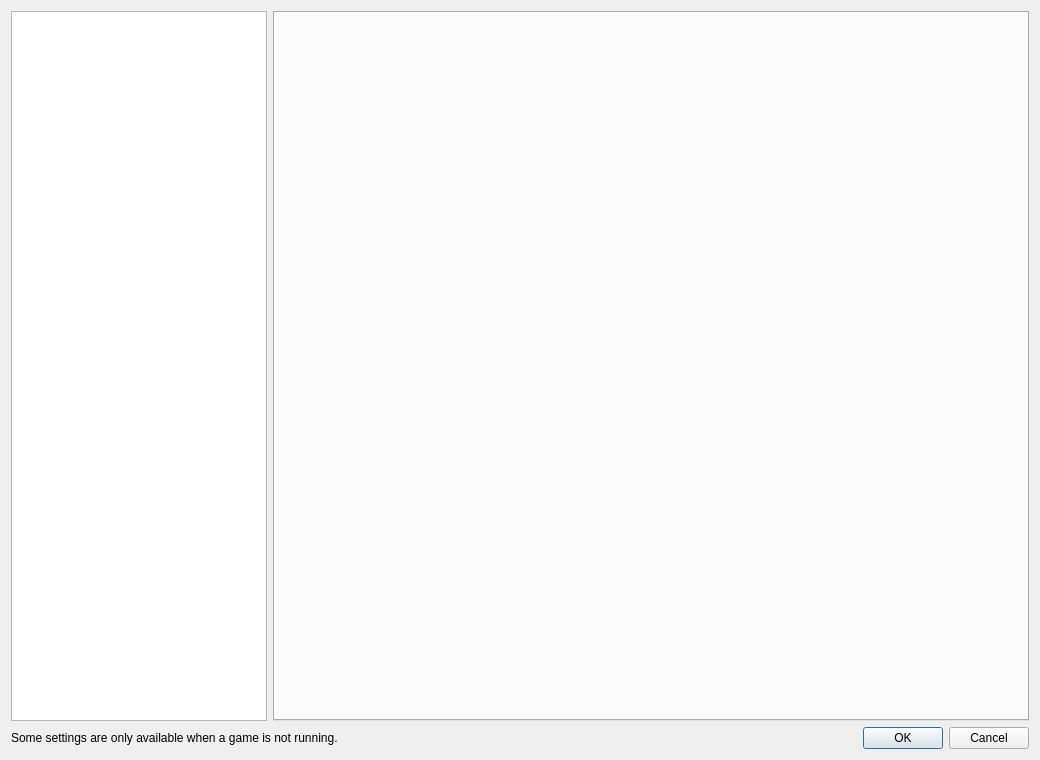
<?xml version="1.0" encoding="UTF-8"?>
<ui version="4.0">
 <class>ConfigureDialog</class>
 <widget class="QDialog" name="ConfigureDialog">
  <property name="geometry">
   <rect>
    <x>0</x>
    <y>0</y>
    <width>1040</width>
    <height>760</height>
   </rect>
  </property>
  <property name="windowTitle">
    <string>Zelnat Configuration</string>
  </property>
  <layout class="QVBoxLayout" name="verticalLayout">
   <item>
    <layout class="QHBoxLayout" name="horizontalLayout">
     <item>
      <widget class="QListWidget" name="selectorList">
       <property name="sizePolicy">
        <sizepolicy hsizetype="Fixed" vsizetype="Expanding">
         <horstretch>0</horstretch>
         <verstretch>0</verstretch>
        </sizepolicy>
       </property>
      </widget>
     </item>
     <item>
      <widget class="QTabWidget" name="tabWidget">
       <property name="currentIndex">
        <number>-1</number>
       </property>
      </widget>
     </item>
    </layout>
   </item>
   <item>
    <layout class="QHBoxLayout" name="horizontalLayout_2">
     <property name="leftMargin">
      <number>0</number>
     </property>
     <property name="topMargin">
      <number>0</number>
     </property>
     <property name="rightMargin">
      <number>0</number>
     </property>
     <property name="bottomMargin">
      <number>0</number>
     </property>
     <item>
      <widget class="QLabel" name="label">
       <property name="text">
        <string>Some settings are only available when a game is not running.</string>
       </property>
      </widget>
     </item>
     <item>
      <widget class="QDialogButtonBox" name="buttonBox">
       <property name="standardButtons">
        <set>QDialogButtonBox::StandardButton::Cancel|QDialogButtonBox::StandardButton::Ok</set>
       </property>
      </widget>
     </item>
    </layout>
   </item>
  </layout>
 </widget>
 <resources/>
 <connections>
  <connection>
   <sender>buttonBox</sender>
   <signal>accepted()</signal>
   <receiver>ConfigureDialog</receiver>
   <slot>accept()</slot>
   <hints>
    <hint type="sourcelabel">
     <x>20</x>
     <y>20</y>
    </hint>
    <hint type="destinationlabel">
     <x>20</x>
     <y>20</y>
    </hint>
   </hints>
  </connection>
  <connection>
   <sender>buttonBox</sender>
   <signal>rejected()</signal>
   <receiver>ConfigureDialog</receiver>
   <slot>reject()</slot>
   <hints>
    <hint type="sourcelabel">
     <x>20</x>
     <y>20</y>
    </hint>
    <hint type="destinationlabel">
     <x>20</x>
     <y>20</y>
    </hint>
   </hints>
  </connection>
 </connections>
</ui>
